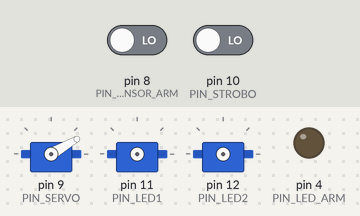
Simulated run of this sketch. Board: Arduino Nano, built with avr-gcc and run on an emulated ATmega328P. On the bench: 3 × servo, output pins drawn as LEDs (lit = HIGH). Wiring (inferred from the names in the program): 2 × servo: signal pin 11 / signal pin 12. The test bench sets the inputs (shaded band); at power-on: pin 10 (PIN_STROBO) LOW, pin 8 (PIN_SENSOR_ARM) LOW. Servo pulses on a pin are drawn as a servo (544–2400 µs = 0–180°); pins used as bus, display or sensor lines are not drawn.

Above: at 1.2 s.
1.3 s: pin 10 (PIN_STROBO) driven HIGH
At 1.45 s:
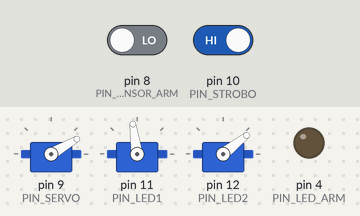
4.3 s: pin 8 (PIN_SENSOR_ARM) driven HIGH
At 5.5 s:
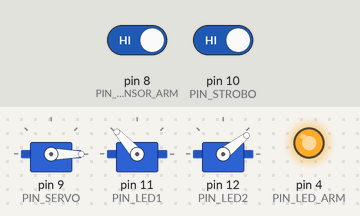
5.9 s: pin 10 (PIN_STROBO) driven LOW
7.4 s: pin 8 (PIN_SENSOR_ARM) driven LOW and pin 10 (PIN_STROBO) driven HIGH
At 7.89 s:
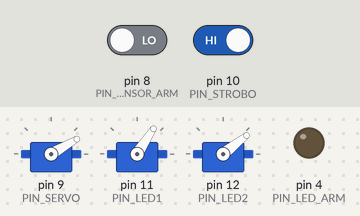
Timing chart, 0 to 10.1 s (numbered marks = the images above; inputs shaded):
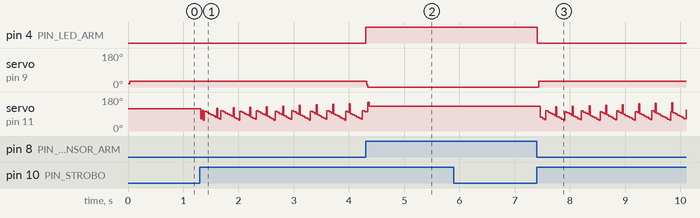

The sketch:

StroboArm.ino
```cpp
#include <PWMServo.h>

PWMServo myservo;

#define PIN_SENSOR_ARM 8
#define PIN_LED_ARM 4

#define PIN_SERVO 9
#define PIN_STROBO 10
#define PIN_LED1 11
#define PIN_LED2 12


int pos = 0;
int pulseLength = 1000;
int aktualnaPozycja = 0;
bool IsStroboActive = false;
bool _prevStrobeState = IsStroboActive;

void setup() {


	Serial.begin(9600);
	myservo.attach(PIN_SERVO);
	pinMode(PIN_SENSOR_ARM, INPUT);

	pinMode(PIN_LED_ARM, OUTPUT);
	digitalWrite(PIN_LED_ARM, LOW);

	pinMode(PIN_STROBO, INPUT);
	pinMode(PIN_LED1, OUTPUT);
	pinMode(PIN_LED2, OUTPUT);

	myservo.write(0);
}

// the loop function runs over and over again until power down or reset
void loop() {
	pos = 0;
	//Serial.println(aktualnaPozycja);
	if (digitalRead(PIN_SENSOR_ARM) == HIGH) {
		cli();//stop all interrupts
		digitalWrite(PIN_LED_ARM, HIGH);
		if (aktualnaPozycja >= 0) {
			for (pos = aktualnaPozycja; pos >= 0; pos -= 1) {
				myservo.write(pos);
				delay(50);
			}
			aktualnaPozycja = pos + 1;
			//Serial.println(aktualnaPozycja);
		}
		sei();
	}
	else {
		cli();
		pos = 0;
		digitalWrite(PIN_LED_ARM, LOW);
		if (aktualnaPozycja <= 30) {
			for (pos = aktualnaPozycja; pos <= 30; pos += 1) {
				myservo.write(pos);
				delay(50);
			}
			aktualnaPozycja = pos + 1;
			//Serial.println(aktualnaPozycja);
		}
		sei();
	}
	if (digitalRead(PIN_STROBO) == HIGH && _prevStrobeState == false)
	{
		StartStrobo();
	}
	else
	{
		if (digitalRead(PIN_STROBO) == LOW)
		{
			StopStrobo();
		}
	}
}

void StopStrobo()
{
	_prevStrobeState = false;
	cli();//stop all interrupts
	TIMSK1 &= ~(1 << OCIE1A); // Disable Timer Compare Interrupt
	sei();//allow interrupts
}

void StartStrobo()
{
	_prevStrobeState = true;
	cli();//stop all interrupts
	// turn on CTC mode
	TCCR1A = 0;// set entire TCCR1A register to 0
	TCCR1B = 0;// same for TCCR1B
	TCCR1B |= (1 << WGM12);
	// Set CS11 bit for prescaler 8
	TCCR1B |= (1 << CS11);

	//initialize counter value to 0;
	TCNT1 = 0;

	// set timer count for 50Hz increments
	OCR1A = 39999;// = (16*10^6) / (50*8) - 1

	// enable timer compare interrupt
	TIMSK1 |= (1 << OCIE1A);

	sei();//allow interrupts
}

ISR(TIMER1_COMPA_vect) {
	digitalWrite(11, HIGH);
	delay(20);
	digitalWrite(11, LOW);

	digitalWrite(12, HIGH);
	delay(2);
	digitalWrite(12, LOW);
}
```

Measured:
- after the input at 4.3 s, pin 4 (PIN_LED_ARM): LOW → HIGH at once; servo on pin 9 (PIN_SERVO): 30° → 0° at once
- after the input at 5.9 s, every drawn part: stays the same
- after the input at 7.4 s, pin 4 (PIN_LED_ARM): HIGH → LOW at once; servo on pin 9 (PIN_SERVO): 0° → 30° at once
